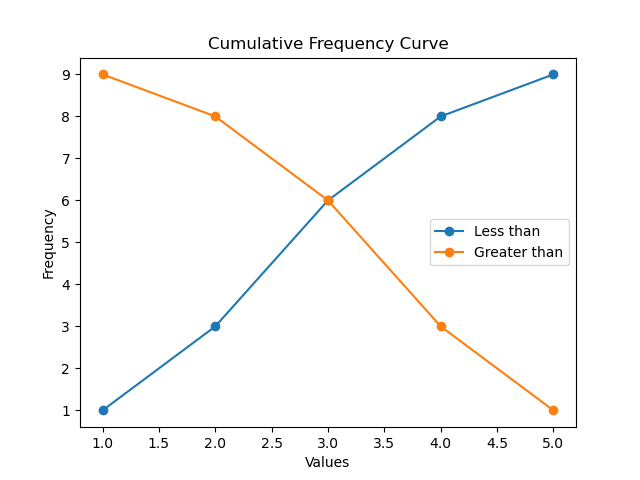

The script that saved this image:
#cumulative frequency diagram less-than type and greater-than type (Discrete Data)
import matplotlib.pyplot as plt

data = [1,2,3,4,5]
cum_less = [1,3,6,8,9]
cum_greater = [9,8,6,3,1]

plt.plot(data, cum_less, marker='o', label="Less than")
plt.plot(data, cum_greater, marker='o', label="Greater than")

plt.title("Cumulative Frequency Curve")
plt.xlabel("Values")
plt.ylabel("Frequency")
plt.legend()
plt.savefig("2c.png")
